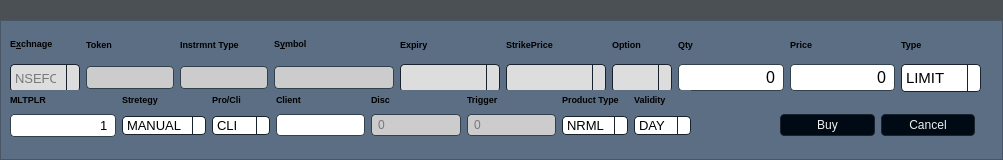
<?xml version="1.0" encoding="UTF-8"?>
<ui version="4.0">
 <class>MainWindow</class>
 <widget class="QMainWindow" name="MainWindow">
  <property name="geometry">
   <rect>
    <x>0</x>
    <y>0</y>
    <width>1003</width>
    <height>160</height>
   </rect>
  </property>
  <property name="tabletTracking">
   <bool>false</bool>
  </property>
  <property name="focusPolicy">
   <enum>Qt::TabFocus</enum>
  </property>
  <property name="windowTitle">
   <string>MainWindow</string>
  </property>
  <property name="styleSheet">
   <string notr="true"/>
  </property>
  <widget class="QWidget" name="centralwidget">
   <property name="styleSheet">
    <string notr="true"/>
   </property>
   <layout class="QGridLayout" name="gridLayout">
    <property name="leftMargin">
     <number>0</number>
    </property>
    <property name="topMargin">
     <number>0</number>
    </property>
    <property name="rightMargin">
     <number>0</number>
    </property>
    <property name="bottomMargin">
     <number>0</number>
    </property>
    <property name="spacing">
     <number>0</number>
    </property>
    <item row="1" column="1" colspan="2" alignment="Qt::AlignTop">
     <widget class="QFrame" name="headerFrame">
      <property name="styleSheet">
       <string notr="true">/* QFrame -----------------------------------------------------------------

https://doc.qt.io/qt-5/stylesheet-examples.html#customizing-qframe
https://doc.qt.io/qt-5/qframe.html#-prop
https://doc.qt.io/qt-5/qframe.html#details
https://stackoverflow.com/questions/14581498/qt-stylesheet-for-hline-vline-color

--------------------------------------------------------------------------- */
/* (dot) .QFrame  fix #141, #126, #123 */
.QFrame {
  background-color: #4b5055

;

  border-radius: 0px;
  border: 0px solid transparent;

  /* No frame */
  /* HLine */
  /* HLine */
}

.QFrame[frameShape=&quot;0&quot;] {
  border-radius: 4px;
  border: 1px transparent #2d2d2d;
}

.QFrame[frameShape=&quot;4&quot;] {
  max-height: 2px;
  border: none;
  background-color: #2d2d2d;
}

.QFrame[frameShape=&quot;5&quot;] {
  max-width: 2px;
  border: none;
  background-color: #2d2d2d;
}


</string>
      </property>
      <property name="frameShape">
       <enum>QFrame::StyledPanel</enum>
      </property>
      <property name="frameShadow">
       <enum>QFrame::Raised</enum>
      </property>
      <layout class="QGridLayout" name="gridLayout_5">
       <property name="leftMargin">
        <number>0</number>
       </property>
       <property name="topMargin">
        <number>0</number>
       </property>
       <property name="rightMargin">
        <number>0</number>
       </property>
       <property name="bottomMargin">
        <number>0</number>
       </property>
       <property name="spacing">
        <number>0</number>
       </property>
       <item row="0" column="1" alignment="Qt::AlignRight">
        <widget class="QFrame" name="frame_2">
         <property name="sizePolicy">
          <sizepolicy hsizetype="Maximum" vsizetype="Maximum">
           <horstretch>0</horstretch>
           <verstretch>0</verstretch>
          </sizepolicy>
         </property>
         <property name="frameShape">
          <enum>QFrame::StyledPanel</enum>
         </property>
         <property name="frameShadow">
          <enum>QFrame::Raised</enum>
         </property>
         <layout class="QHBoxLayout" name="horizontalLayout">
          <property name="spacing">
           <number>1</number>
          </property>
          <property name="leftMargin">
           <number>0</number>
          </property>
          <property name="topMargin">
           <number>0</number>
          </property>
          <property name="rightMargin">
           <number>0</number>
          </property>
          <property name="bottomMargin">
           <number>0</number>
          </property>
          <item>
           <widget class="QPushButton" name="bt_min">
            <property name="sizePolicy">
             <sizepolicy hsizetype="Maximum" vsizetype="Maximum">
              <horstretch>0</horstretch>
              <verstretch>0</verstretch>
             </sizepolicy>
            </property>
            <property name="styleSheet">
             <string notr="true">QPushButton {
  background-color: transparent;
  border: 0px solid transparent;
  color: #F0F0F0;
  border-radius: 4px;
  padding: 3px;
  outline: none;
  /* Issue #194 - Special case of QPushButton inside dialogs, for better UI */
  min-width: 20px;
}

QPushButton:disabled {
  background-color: #19232d;
  border: 1px solid #19232d;
  color: #787878;
  border-radius: 4px;
  padding: 3px;
}

QPushButton:checked {
  background-color: #19232d;
  border: 1px solid #19232d;
  border-radius: 4px;
  padding: 3px;
  outline: none;
}

QPushButton:checked:disabled {
  background-color: #000A14;
  border: 1px solid #19232d;
  color: #787878;
  border-radius: 4px;
  padding: 3px;
  outline: none;
}

QPushButton:checked:selected {
  background: #1464A0;
  color: #19232d;
}

QPushButton::menu-indicator {
  subcontrol-origin: padding;
  subcontrol-position: bottom right;
  bottom: 4px;
}

QPushButton:pressed {
  background-color: #000A14;
  border: 1px solid #000A14;
}

QPushButton:pressed:hover {
/*  border: 1px solid #148CD2;*/
  background-color: #148CD2;
}

QPushButton:hover {
  background-color: #148CD2;    
}

QPushButton:selected {
  background: #1464A0;
  color: #19232d;
}

QPushButton:hover {
  border: 1px solid #148CD2;
  color: #F0F0F0;
}

QPushButton:focus {
  border: 1px solid #1464A0;
}</string>
            </property>
            <property name="text">
             <string/>
            </property>
            <property name="icon">
             <iconset resource="../icons/icons.qrc">
              <normaloff>:/icon1/minus.svg</normaloff>:/icon1/minus.svg</iconset>
            </property>
           </widget>
          </item>
          <item>
           <widget class="QPushButton" name="bt_close">
            <property name="sizePolicy">
             <sizepolicy hsizetype="Maximum" vsizetype="Maximum">
              <horstretch>0</horstretch>
              <verstretch>0</verstretch>
             </sizepolicy>
            </property>
            <property name="styleSheet">
             <string notr="true">QPushButton {
  background-color: transparent;
  border: 0px solid transparent;
  color: #F0F0F0;
  border-radius: 4px;
  padding: 3px;
  outline: none;
  /* Issue #194 - Special case of QPushButton inside dialogs, for better UI */
  min-width: 20px;
}

QPushButton:disabled {
  background-color: #19232d;
  border: 1px solid #19232d;
  color: #787878;
  border-radius: 4px;
  padding: 3px;
}

QPushButton:checked {
  background-color: #19232d;
  border: 1px solid #19232d;
  border-radius: 4px;
  padding: 3px;
  outline: none;
}

QPushButton:checked:disabled {
  background-color: #000A14;
  border: 1px solid #19232d;
  color: #787878;
  border-radius: 4px;
  padding: 3px;
  outline: none;
}

QPushButton:checked:selected {
  background: #1464A0;
  color: #19232d;
}

QPushButton::menu-indicator {
  subcontrol-origin: padding;
  subcontrol-position: bottom right;
  bottom: 4px;
}

QPushButton:pressed {
  background-color: #000A14;
  border: 1px solid #000A14;
}

QPushButton:pressed:hover {
/*  border: 1px solid #148CD2;*/
  background-color: #148CD2;
}

QPushButton:hover {
  background-color: #148CD2;    
}

QPushButton:selected {
  background: #1464A0;
  color: #19232d;
}

QPushButton:hover {
  border: 1px solid #148CD2;
  color: #F0F0F0;
}

QPushButton:focus {
  border: 1px solid #1464A0;
}</string>
            </property>
            <property name="text">
             <string/>
            </property>
            <property name="icon">
             <iconset resource="../icons/icons.qrc">
              <normaloff>:/icon1/x.svg</normaloff>:/icon1/x.svg</iconset>
            </property>
           </widget>
          </item>
         </layout>
        </widget>
       </item>
       <item row="0" column="0">
        <widget class="QFrame" name="frame">
         <property name="sizePolicy">
          <sizepolicy hsizetype="Expanding" vsizetype="Expanding">
           <horstretch>0</horstretch>
           <verstretch>0</verstretch>
          </sizepolicy>
         </property>
         <property name="frameShape">
          <enum>QFrame::StyledPanel</enum>
         </property>
         <property name="frameShadow">
          <enum>QFrame::Raised</enum>
         </property>
        </widget>
       </item>
      </layout>
     </widget>
    </item>
    <item row="2" column="1" colspan="2">
     <widget class="QFrame" name="frame_3">
      <property name="sizePolicy">
       <sizepolicy hsizetype="Expanding" vsizetype="Expanding">
        <horstretch>0</horstretch>
        <verstretch>0</verstretch>
       </sizepolicy>
      </property>
      <property name="styleSheet">
       <string notr="true">QWidget {

background-color: rgb(92, 110, 131);
}
QPushButton {
  background-color: #000a14;
  border: 1px solid #19232d;
  color: #F0F0F0;
  border-radius: 4px;
  padding: 3px;
  outline: none;
  /* Issue #194 - Special case of QPushButton inside dialogs, for better UI */
  min-width: 20px;
}

QPushButton:disabled {
  background-color: #19232d;
  border: 1px solid #19232d;
  color: #787878;
  border-radius: 4px;
  padding: 3px;
}

QPushButton:checked {
  background-color: #19232d;
  border: 1px solid #19232d;
  border-radius: 4px;
  padding: 3px;
  outline: none;
}

QPushButton:checked:disabled {
  background-color: #000A14;
  border: 1px solid #19232d;
  color: #787878;
  border-radius: 4px;
  padding: 3px;
  outline: none;
}

QPushButton:checked:selected {
  background: #1464A0;
  color: #19232d;
}

QPushButton::menu-indicator {
  subcontrol-origin: padding;
  subcontrol-position: bottom right;
  bottom: 4px;
}

QPushButton:pressed {
  background-color: #000A14;
  border: 1px solid #000A14;
}

QPushButton:pressed:hover {
/*  border: 1px solid #148CD2;*/
  background-color: #148CD2;
}

QPushButton:hover {
  background-color: #148CD2;    
}

QPushButton:selected {
  background: #1464A0;
  color: #19232d;
}

QPushButton:hover {
  border: 1px solid #148CD2;
  color: #F0F0F0;
}

QPushButton:focus {
  border: 1px solid #1464A0;
}



QComboBox {
  background-color: #ffffff;
  border: 1px solid #19232d;
  border-radius: 4px;
  selection-background-color: #1464A0;
  padding-left: 4px;
  padding-right: 10px;
color:111111;
  /* 4 + 16*2 See scrollbar size */
  /* Fixes #103, #111 */
  min-height: 1.5em;
  /* padding-top: 2px;     removed to fix #132 */
  /* padding-bottom: 2px;  removed to fix #132 */
  /* min-width: 75px;      removed to fix #109 */
  /* Needed to remove indicator - fix #132 */
}

QComboBox QAbstractItemView {
  border: 1px solid #19232d;
  border-radius: 0;
  background-color: #eeeeee;
  color: #111111;
  selection-background-color: #1464A0;
}

QComboBox QAbstractItemView:hover {
  background-color: #eeeeee;
  color: #111111;
}

QComboBox QAbstractItemView:selected {
  background: #1464A0;
  color: #19232d;
}

QComboBox QAbstractItemView:alternate {
  background: #eeeeee;
}

QComboBox:disabled {
  background-color: #dddddd;
  color: #787878;
}

QComboBox:hover {
  border: 1px solid #148CD2;
}

QComboBox:focus {
  background-color: #1464A0;
  border: 1px solid #1464A0;
}

QComboBox:on {
  selection-background-color: #1464A0;
}

QComboBox::indicator {
  border: none;
  border-radius: 0;
  background-color: transparent;
  selection-background-color: transparent;
  color: transparent;
  selection-color: transparent;
  /* Needed to remove indicator - fix #132 */
}

QComboBox::indicator:alternate {
  background: #000A14;
}

QComboBox::item:alternate {
  background: #000A14;
}


QComboBox::item:selected {
  border: 0px solid transparent;
}

QComboBox::drop-down {
  subcontrol-origin: padding;
  subcontrol-position: top right;
  width: 12px;
  border-left: 1px solid #19232d;
}

QComboBox::down-arrow {
  image: url(&quot;:/qss_icons/rc/arrow_down_disabled.png&quot;);
  height: 8px;
  width: 8px;
}

QComboBox::down-arrow:on, QComboBox::down-arrow:hover, QComboBox::down-arrow:focus {
  image: url(&quot;:/qss_icons/rc/arrow_down.png&quot;);
}


QLineEdit {
  background-color: #ffffff;
  padding-top: 2px;
  /* This QLineEdit fix  103, 111 */
  padding-bottom: 2px;
  /* This QLineEdit fix  103, 111 */
  padding-left: 4px;
  padding-right: 4px;
  border-style: solid;
  border: 1px solid #32414B;
  border-radius: 4px;
  color: 000000;
}

QLineEdit:disabled {
  background-color: #cccccc;
  color: #787878;
}

QLineEdit:hover {
  border: 1px solid #148CD2;
  color: #000000;
}

QLineEdit:focus {
  border: 1px solid #1464A0;
}

QLineEdit:selected {
  background-color: #1464A0;
  color: #000000;
}
</string>
      </property>
      <property name="frameShape">
       <enum>QFrame::StyledPanel</enum>
      </property>
      <property name="frameShadow">
       <enum>QFrame::Raised</enum>
      </property>
      <widget class="QWidget" name="layoutWidget">
       <property name="geometry">
        <rect>
         <x>10</x>
         <y>10</y>
         <width>971</width>
         <height>62</height>
        </rect>
       </property>
       <layout class="QGridLayout" name="gridLayout_2">
        <item row="1" column="6">
         <widget class="QComboBox" name="cbStrike">
          <property name="enabled">
           <bool>false</bool>
          </property>
          <property name="minimumSize">
           <size>
            <width>100</width>
            <height>28</height>
           </size>
          </property>
          <property name="font">
           <font>
            <pointsize>10</pointsize>
           </font>
          </property>
          <property name="styleSheet">
           <string notr="true"/>
          </property>
         </widget>
        </item>
        <item row="1" column="9">
         <widget class="QLineEdit" name="leRate">
          <property name="minimumSize">
           <size>
            <width>100</width>
            <height>0</height>
           </size>
          </property>
          <property name="font">
           <font>
            <pointsize>12</pointsize>
           </font>
          </property>
          <property name="styleSheet">
           <string notr="true"/>
          </property>
          <property name="text">
           <string>0</string>
          </property>
          <property name="alignment">
           <set>Qt::AlignRight|Qt::AlignTrailing|Qt::AlignVCenter</set>
          </property>
         </widget>
        </item>
        <item row="0" column="2">
         <widget class="QLabel" name="label_7">
          <property name="font">
           <font>
            <pointsize>7</pointsize>
            <weight>75</weight>
            <bold>true</bold>
           </font>
          </property>
          <property name="styleSheet">
           <string notr="true"/>
          </property>
          <property name="text">
           <string>Token</string>
          </property>
         </widget>
        </item>
        <item row="1" column="0">
         <widget class="QComboBox" name="cbEx">
          <property name="enabled">
           <bool>false</bool>
          </property>
          <property name="sizePolicy">
           <sizepolicy hsizetype="Maximum" vsizetype="Maximum">
            <horstretch>0</horstretch>
            <verstretch>0</verstretch>
           </sizepolicy>
          </property>
          <property name="minimumSize">
           <size>
            <width>70</width>
            <height>28</height>
           </size>
          </property>
          <property name="font">
           <font>
            <pointsize>10</pointsize>
           </font>
          </property>
          <property name="styleSheet">
           <string notr="true"/>
          </property>
          <item>
           <property name="text">
            <string>NSEFO</string>
           </property>
          </item>
          <item>
           <property name="text">
            <string>MCXFO</string>
           </property>
          </item>
         </widget>
        </item>
        <item row="0" column="5">
         <widget class="QLabel" name="label_13">
          <property name="font">
           <font>
            <pointsize>7</pointsize>
            <weight>75</weight>
            <bold>true</bold>
           </font>
          </property>
          <property name="styleSheet">
           <string notr="true"/>
          </property>
          <property name="text">
           <string>Expiry</string>
          </property>
         </widget>
        </item>
        <item row="0" column="7">
         <widget class="QLabel" name="label_15">
          <property name="font">
           <font>
            <pointsize>7</pointsize>
            <weight>75</weight>
            <bold>true</bold>
           </font>
          </property>
          <property name="styleSheet">
           <string notr="true"/>
          </property>
          <property name="text">
           <string>Option</string>
          </property>
         </widget>
        </item>
        <item row="0" column="8">
         <widget class="QLabel" name="label_8">
          <property name="font">
           <font>
            <pointsize>7</pointsize>
            <weight>75</weight>
            <bold>true</bold>
           </font>
          </property>
          <property name="styleSheet">
           <string notr="true"/>
          </property>
          <property name="text">
           <string>Qty</string>
          </property>
         </widget>
        </item>
        <item row="1" column="5">
         <widget class="QComboBox" name="cbExp">
          <property name="enabled">
           <bool>false</bool>
          </property>
          <property name="minimumSize">
           <size>
            <width>100</width>
            <height>28</height>
           </size>
          </property>
          <property name="font">
           <font>
            <pointsize>10</pointsize>
           </font>
          </property>
          <property name="styleSheet">
           <string notr="true"/>
          </property>
         </widget>
        </item>
        <item row="0" column="0">
         <widget class="QLabel" name="label_3">
          <property name="font">
           <font>
            <pointsize>7</pointsize>
            <weight>75</weight>
            <bold>true</bold>
           </font>
          </property>
          <property name="styleSheet">
           <string notr="true"/>
          </property>
          <property name="text">
           <string>&lt;html&gt;&lt;head/&gt;&lt;body&gt;&lt;p&gt;E&lt;span style=&quot; text-decoration: underline;&quot;&gt;x&lt;/span&gt;chnage&lt;/p&gt;&lt;/body&gt;&lt;/html&gt;</string>
          </property>
         </widget>
        </item>
        <item row="0" column="10">
         <widget class="QLabel" name="label_4">
          <property name="font">
           <font>
            <pointsize>7</pointsize>
            <weight>75</weight>
            <bold>true</bold>
           </font>
          </property>
          <property name="styleSheet">
           <string notr="true"/>
          </property>
          <property name="text">
           <string>Type</string>
          </property>
         </widget>
        </item>
        <item row="1" column="7">
         <widget class="QComboBox" name="cbOpt">
          <property name="enabled">
           <bool>false</bool>
          </property>
          <property name="minimumSize">
           <size>
            <width>60</width>
            <height>28</height>
           </size>
          </property>
          <property name="font">
           <font>
            <pointsize>10</pointsize>
           </font>
          </property>
          <property name="styleSheet">
           <string notr="true"/>
          </property>
         </widget>
        </item>
        <item row="0" column="3">
         <widget class="QLabel" name="label_5">
          <property name="font">
           <font>
            <pointsize>7</pointsize>
            <weight>75</weight>
            <bold>true</bold>
           </font>
          </property>
          <property name="styleSheet">
           <string notr="true"/>
          </property>
          <property name="text">
           <string>Instrmnt Type</string>
          </property>
         </widget>
        </item>
        <item row="0" column="9">
         <widget class="QLabel" name="label_9">
          <property name="font">
           <font>
            <pointsize>7</pointsize>
            <weight>75</weight>
            <bold>true</bold>
           </font>
          </property>
          <property name="styleSheet">
           <string notr="true"/>
          </property>
          <property name="text">
           <string>Price</string>
          </property>
         </widget>
        </item>
        <item row="0" column="4">
         <widget class="QLabel" name="label_6">
          <property name="font">
           <font>
            <pointsize>7</pointsize>
            <weight>75</weight>
            <bold>true</bold>
           </font>
          </property>
          <property name="styleSheet">
           <string notr="true"/>
          </property>
          <property name="text">
           <string>&lt;html&gt;&lt;head/&gt;&lt;body&gt;&lt;p&gt;S&lt;span style=&quot; text-decoration: underline;&quot;&gt;y&lt;/span&gt;mbol&lt;/p&gt;&lt;/body&gt;&lt;/html&gt;</string>
          </property>
         </widget>
        </item>
        <item row="1" column="10">
         <widget class="QComboBox" name="cbOrdType">
          <property name="minimumSize">
           <size>
            <width>80</width>
            <height>28</height>
           </size>
          </property>
          <property name="font">
           <font>
            <pointsize>11</pointsize>
           </font>
          </property>
          <property name="styleSheet">
           <string notr="true"/>
          </property>
          <item>
           <property name="text">
            <string>LIMIT</string>
           </property>
          </item>
          <item>
           <property name="text">
            <string>MARKET</string>
           </property>
          </item>
          <item>
           <property name="text">
            <string>SL</string>
           </property>
          </item>
          <item>
           <property name="text">
            <string>SL-M</string>
           </property>
          </item>
         </widget>
        </item>
        <item row="1" column="2">
         <widget class="QLineEdit" name="leToken">
          <property name="enabled">
           <bool>false</bool>
          </property>
          <property name="minimumSize">
           <size>
            <width>70</width>
            <height>0</height>
           </size>
          </property>
          <property name="font">
           <font>
            <pointsize>10</pointsize>
           </font>
          </property>
          <property name="styleSheet">
           <string notr="true"/>
          </property>
          <property name="text">
           <string/>
          </property>
         </widget>
        </item>
        <item row="1" column="8">
         <widget class="QLineEdit" name="leQty">
          <property name="minimumSize">
           <size>
            <width>80</width>
            <height>0</height>
           </size>
          </property>
          <property name="font">
           <font>
            <pointsize>12</pointsize>
           </font>
          </property>
          <property name="styleSheet">
           <string notr="true"/>
          </property>
          <property name="text">
           <string>0</string>
          </property>
          <property name="alignment">
           <set>Qt::AlignRight|Qt::AlignTrailing|Qt::AlignVCenter</set>
          </property>
         </widget>
        </item>
        <item row="1" column="4">
         <widget class="QLineEdit" name="leSymbol">
          <property name="enabled">
           <bool>false</bool>
          </property>
          <property name="minimumSize">
           <size>
            <width>120</width>
            <height>0</height>
           </size>
          </property>
          <property name="font">
           <font>
            <pointsize>10</pointsize>
           </font>
          </property>
          <property name="styleSheet">
           <string notr="true"/>
          </property>
          <property name="text">
           <string/>
          </property>
         </widget>
        </item>
        <item row="1" column="3">
         <widget class="QLineEdit" name="leInsType">
          <property name="enabled">
           <bool>false</bool>
          </property>
          <property name="minimumSize">
           <size>
            <width>80</width>
            <height>0</height>
           </size>
          </property>
          <property name="font">
           <font>
            <pointsize>10</pointsize>
           </font>
          </property>
          <property name="styleSheet">
           <string notr="true"/>
          </property>
          <property name="text">
           <string/>
          </property>
         </widget>
        </item>
        <item row="0" column="6">
         <widget class="QLabel" name="label_14">
          <property name="font">
           <font>
            <pointsize>7</pointsize>
            <weight>75</weight>
            <bold>true</bold>
           </font>
          </property>
          <property name="styleSheet">
           <string notr="true"/>
          </property>
          <property name="text">
           <string>StrikePrice</string>
          </property>
         </widget>
        </item>
       </layout>
      </widget>
      <widget class="QWidget" name="layoutWidget_2">
       <property name="geometry">
        <rect>
         <x>10</x>
         <y>70</y>
         <width>681</width>
         <height>47</height>
        </rect>
       </property>
       <layout class="QGridLayout" name="gridLayout_3">
        <item row="1" column="1">
         <widget class="QComboBox" name="cbStretegyNo">
          <property name="font">
           <font>
            <pointsize>10</pointsize>
           </font>
          </property>
          <property name="styleSheet">
           <string notr="true"/>
          </property>
          <item>
           <property name="text">
            <string>MANUAL</string>
           </property>
          </item>
         </widget>
        </item>
        <item row="0" column="6">
         <widget class="QLabel" name="label_18">
          <property name="font">
           <font>
            <pointsize>7</pointsize>
            <weight>75</weight>
            <bold>true</bold>
           </font>
          </property>
          <property name="styleSheet">
           <string notr="true"/>
          </property>
          <property name="text">
           <string>Product Type</string>
          </property>
         </widget>
        </item>
        <item row="1" column="4">
         <widget class="QLineEdit" name="leDiscQ">
          <property name="enabled">
           <bool>false</bool>
          </property>
          <property name="styleSheet">
           <string notr="true"/>
          </property>
          <property name="text">
           <string>0</string>
          </property>
         </widget>
        </item>
        <item row="1" column="7">
         <widget class="QComboBox" name="cbValidity">
          <property name="font">
           <font>
            <pointsize>10</pointsize>
           </font>
          </property>
          <property name="styleSheet">
           <string notr="true"/>
          </property>
          <item>
           <property name="text">
            <string>DAY</string>
           </property>
          </item>
          <item>
           <property name="text">
            <string>IOC</string>
           </property>
          </item>
         </widget>
        </item>
        <item row="0" column="7">
         <widget class="QLabel" name="label_19">
          <property name="font">
           <font>
            <pointsize>7</pointsize>
            <weight>75</weight>
            <bold>true</bold>
           </font>
          </property>
          <property name="styleSheet">
           <string notr="true"/>
          </property>
          <property name="text">
           <string>Validity</string>
          </property>
         </widget>
        </item>
        <item row="0" column="2">
         <widget class="QLabel" name="label_16">
          <property name="font">
           <font>
            <pointsize>7</pointsize>
            <weight>75</weight>
            <bold>true</bold>
           </font>
          </property>
          <property name="styleSheet">
           <string notr="true"/>
          </property>
          <property name="text">
           <string>Pro/Cli</string>
          </property>
         </widget>
        </item>
        <item row="0" column="1">
         <widget class="QLabel" name="label_20">
          <property name="font">
           <font>
            <pointsize>7</pointsize>
            <weight>75</weight>
            <bold>true</bold>
           </font>
          </property>
          <property name="styleSheet">
           <string notr="true"/>
          </property>
          <property name="text">
           <string>Stretegy</string>
          </property>
         </widget>
        </item>
        <item row="1" column="6">
         <widget class="QComboBox" name="cbProduct">
          <property name="font">
           <font>
            <pointsize>10</pointsize>
           </font>
          </property>
          <property name="styleSheet">
           <string notr="true"/>
          </property>
          <item>
           <property name="text">
            <string>NRML</string>
           </property>
          </item>
          <item>
           <property name="text">
            <string>MIS</string>
           </property>
          </item>
          <item>
           <property name="text">
            <string>CO</string>
           </property>
          </item>
          <item>
           <property name="text">
            <string>BO</string>
           </property>
          </item>
         </widget>
        </item>
        <item row="1" column="2">
         <widget class="QComboBox" name="cbCli">
          <property name="font">
           <font>
            <pointsize>10</pointsize>
           </font>
          </property>
          <property name="styleSheet">
           <string notr="true"/>
          </property>
          <item>
           <property name="text">
            <string>CLI</string>
           </property>
          </item>
          <item>
           <property name="text">
            <string>PRO</string>
           </property>
          </item>
         </widget>
        </item>
        <item row="0" column="4">
         <widget class="QLabel" name="label_12">
          <property name="font">
           <font>
            <pointsize>7</pointsize>
            <weight>75</weight>
            <bold>true</bold>
           </font>
          </property>
          <property name="styleSheet">
           <string notr="true"/>
          </property>
          <property name="text">
           <string>Disc</string>
          </property>
         </widget>
        </item>
        <item row="1" column="3">
         <widget class="QLineEdit" name="leClient">
          <property name="styleSheet">
           <string notr="true"/>
          </property>
          <property name="text">
           <string/>
          </property>
         </widget>
        </item>
        <item row="0" column="3">
         <widget class="QLabel" name="label_11">
          <property name="font">
           <font>
            <pointsize>7</pointsize>
            <weight>75</weight>
            <bold>true</bold>
           </font>
          </property>
          <property name="styleSheet">
           <string notr="true"/>
          </property>
          <property name="text">
           <string>Client</string>
          </property>
         </widget>
        </item>
        <item row="1" column="0">
         <widget class="QLineEdit" name="leMLT">
          <property name="font">
           <font>
            <pointsize>10</pointsize>
           </font>
          </property>
          <property name="text">
           <string>1</string>
          </property>
          <property name="alignment">
           <set>Qt::AlignRight|Qt::AlignTrailing|Qt::AlignVCenter</set>
          </property>
         </widget>
        </item>
        <item row="0" column="0">
         <widget class="QLabel" name="label_21">
          <property name="font">
           <font>
            <pointsize>7</pointsize>
            <weight>75</weight>
            <bold>true</bold>
           </font>
          </property>
          <property name="styleSheet">
           <string notr="true"/>
          </property>
          <property name="text">
           <string>MLTPLR</string>
          </property>
         </widget>
        </item>
        <item row="0" column="5">
         <widget class="QLabel" name="label_17">
          <property name="font">
           <font>
            <pointsize>7</pointsize>
            <weight>75</weight>
            <bold>true</bold>
           </font>
          </property>
          <property name="styleSheet">
           <string notr="true"/>
          </property>
          <property name="text">
           <string>Trigger</string>
          </property>
         </widget>
        </item>
        <item row="1" column="5">
         <widget class="QLineEdit" name="leTrigger">
          <property name="enabled">
           <bool>false</bool>
          </property>
          <property name="styleSheet">
           <string notr="true"/>
          </property>
          <property name="text">
           <string>0</string>
          </property>
         </widget>
        </item>
       </layout>
      </widget>
      <widget class="QWidget" name="layoutWidget_3">
       <property name="geometry">
        <rect>
         <x>780</x>
         <y>90</y>
         <width>195</width>
         <height>30</height>
        </rect>
       </property>
       <layout class="QGridLayout" name="gridLayout_4">
        <item row="0" column="0">
         <widget class="QPushButton" name="pbSubmit">
          <property name="styleSheet">
           <string notr="true"/>
          </property>
          <property name="text">
           <string>Buy</string>
          </property>
         </widget>
        </item>
        <item row="0" column="1">
         <widget class="QPushButton" name="pbCancel">
          <property name="styleSheet">
           <string notr="true"/>
          </property>
          <property name="text">
           <string>Cancel</string>
          </property>
         </widget>
        </item>
       </layout>
      </widget>
     </widget>
    </item>
   </layout>
  </widget>
 </widget>
 <tabstops>
  <tabstop>cbEx</tabstop>
  <tabstop>leToken</tabstop>
  <tabstop>leInsType</tabstop>
  <tabstop>leSymbol</tabstop>
  <tabstop>cbExp</tabstop>
  <tabstop>cbStrike</tabstop>
  <tabstop>cbOpt</tabstop>
  <tabstop>leQty</tabstop>
  <tabstop>leRate</tabstop>
  <tabstop>cbOrdType</tabstop>
  <tabstop>leMLT</tabstop>
  <tabstop>cbStretegyNo</tabstop>
  <tabstop>cbCli</tabstop>
  <tabstop>leClient</tabstop>
  <tabstop>leDiscQ</tabstop>
  <tabstop>leTrigger</tabstop>
  <tabstop>cbProduct</tabstop>
  <tabstop>cbValidity</tabstop>
  <tabstop>pbSubmit</tabstop>
  <tabstop>pbCancel</tabstop>
  <tabstop>bt_close</tabstop>
  <tabstop>bt_min</tabstop>
 </tabstops>
 <resources>
  <include location="../icons/icons.qrc"/>
 </resources>
 <connections/>
</ui>
